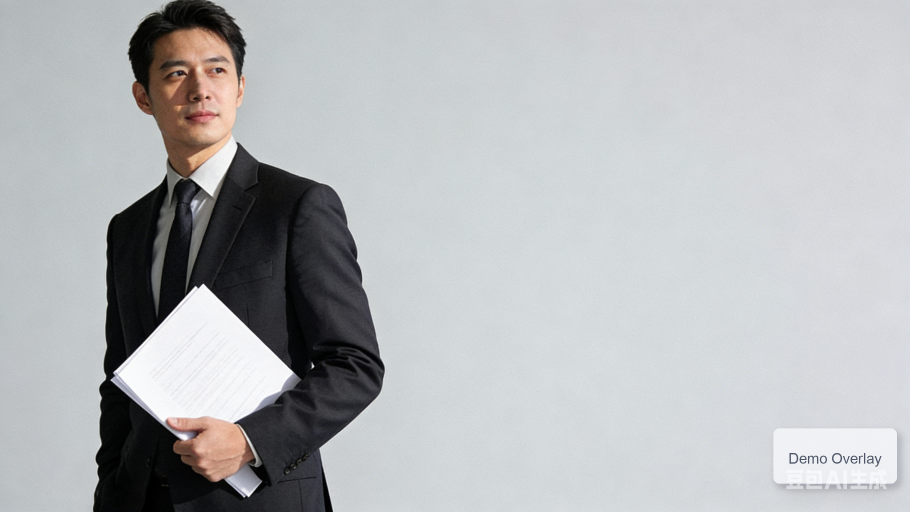
#> input picture assets/example_people_overlay.png, 2730 x 1535 px (shown at 1/3 size)
$ python remove_watermark.py --input assets/example_people_overlay.png --output out.png --mode 1   (older library calls are emulated)
#> lines starting #> are read from the running program, lines starting #| are printed output that depends on the picture
#> in main, image is the input picture: shape (1535, 2730, 3); mean B, G, R 184.9, 183.1, 180.8
#!/usr/bin/env python3
import argparse
from pathlib import Path
from typing import Optional

import cv2
import numpy as np


def parse_args() -> argparse.Namespace:
    parser = argparse.ArgumentParser(
        description="去水印工具：mode=1 适合角落水印，mode=2 适合平铺水印。"
    )
    parser.add_argument("-i", "--input", required=True, help="输入图片路径")
    parser.add_argument("-o", "--output", required=True, help="输出图片路径")
    parser.add_argument(
        "-m",
        "--mode",
        required=True,
        type=int,
        choices=[1, 2],
        help="1=角落水印，2=平铺水印",
    )
    parser.add_argument(
        "--mask-output",
        help="可选：输出识别到的水印掩码，便于调参",
    )
    parser.add_argument(
        "--corner-ratio",
        type=float,
        default=0.24,
        help="mode=1 时每个角落参与检测的区域比例，默认 0.24",
    )
    parser.add_argument(
        "--strength",
        type=float,
        default=1.0,
        help="掩码强度系数，越大越激进，默认 1.0",
    )
    parser.add_argument(
        "--corner",
        choices=["all", "top-left", "top-right", "bottom-left", "bottom-right"],
        default="all",
        help="mode=1 时指定处理哪个角，默认 all",
    )
    parser.add_argument(
        "--roi",
        help="可选：手动指定处理区域，格式 x,y,w,h；mode=1 时会优先使用该区域",
    )
    return parser.parse_args()


def ensure_uint8_mask(mask: np.ndarray) -> np.ndarray:
    mask = np.where(mask > 0, 255, 0).astype(np.uint8)
    return mask


# [23 lines left out: functions remove_small_components, component_boxes, not called in this run]


def percentile_threshold(arr: np.ndarray, q: float, fallback: int = 0) -> int:
    if arr.size == 0:
        return fallback
    return int(np.percentile(arr, q))


def parse_roi(roi_text: Optional[str], width: int, height: int) -> Optional[tuple[int, int, int, int]]:
    if not roi_text:
        return None
    parts = [part.strip() for part in roi_text.split(",")]
    if len(parts) != 4:
        raise SystemExit("--roi 格式必须是 x,y,w,h")

    try:
        x, y, w, h = [int(part) for part in parts]
    except ValueError as exc:
        raise SystemExit("--roi 必须是整数: x,y,w,h") from exc

    if w <= 0 or h <= 0:
        raise SystemExit("--roi 的 w 和 h 必须大于 0")

    x1 = max(0, x)
    y1 = max(0, y)
    x2 = min(width, x1 + w)
    y2 = min(height, y1 + h)
    if x2 <= x1 or y2 <= y1:
        raise SystemExit("--roi 超出图片范围")

    return x1, y1, x2, y2


def component_mask_from_seed(seed_mask: np.ndarray, candidate_mask: np.ndarray) -> np.ndarray:
    num_labels, labels, stats, _ = cv2.connectedComponentsWithStats(candidate_mask, 8)
    keep = np.zeros_like(candidate_mask)
    min_area = max(12, int(candidate_mask.size * 0.00025))
    max_area = max(min_area + 1, int(candidate_mask.size * 0.45))

    for label in range(1, num_labels):
        area = int(stats[label, cv2.CC_STAT_AREA])
        if area < min_area or area > max_area:
            continue
        component = labels == label
        if np.any(seed_mask[component] > 0):
            keep[component] = 255

    return keep


def expand_seed_mask(mask: np.ndarray, kernel_size: int, blur_sigma: float, threshold: int) -> np.ndarray:
    expanded = cv2.dilate(
        mask,
        cv2.getStructuringElement(cv2.MORPH_ELLIPSE, (kernel_size, kernel_size)),
        iterations=1,
    )
    expanded = cv2.GaussianBlur(expanded, (0, 0), blur_sigma)
    _, expanded = cv2.threshold(expanded, threshold, 255, cv2.THRESH_BINARY)
    return expanded.astype(np.uint8)


def odd_kernel(size: int) -> int:
    return size if size % 2 == 1 else size + 1


def shifted_mask(mask: np.ndarray, dx: int, dy: int) -> np.ndarray:
    matrix = np.float32([[1, 0, dx], [0, 1, dy]])
    return cv2.warpAffine(mask, matrix, (mask.shape[1], mask.shape[0]))


def filter_corner_components(mask: np.ndarray, corner_name: str) -> np.ndarray:
    roi_h, roi_w = mask.shape[:2]
    keep = np.zeros_like(mask)
    num_labels, labels, stats, _ = cv2.connectedComponentsWithStats(mask, 8)
    edge_margin = max(8, min(roi_w, roi_h) // 7)
    max_area = int(roi_w * roi_h * 0.08)

    for label in range(1, num_labels):
        area = int(stats[label, cv2.CC_STAT_AREA])
        if area <= 0 or area > max_area:
            continue

        x = int(stats[label, cv2.CC_STAT_LEFT])
        y = int(stats[label, cv2.CC_STAT_TOP])
        w = int(stats[label, cv2.CC_STAT_WIDTH])
        h = int(stats[label, cv2.CC_STAT_HEIGHT])

        touches_outer_edge = False
        if corner_name == "top-left":
            touches_outer_edge = x <= edge_margin or y <= edge_margin
        elif corner_name == "top-right":
            touches_outer_edge = x + w >= roi_w - edge_margin or y <= edge_margin
        elif corner_name == "bottom-left":
            touches_outer_edge = x <= edge_margin or y + h >= roi_h - edge_margin
        else:
            touches_outer_edge = x + w >= roi_w - edge_margin or y + h >= roi_h - edge_margin

        if touches_outer_edge:
            keep[labels == label] = 255

    return keep


def build_low_contrast_mask(roi: np.ndarray, strength: float) -> np.ndarray:
    gray = cv2.cvtColor(roi, cv2.COLOR_BGR2GRAY)
    hsv = cv2.cvtColor(roi, cv2.COLOR_BGR2HSV)
    sat = hsv[:, :, 1]
    val = hsv[:, :, 2]
    kernel_size = odd_kernel(max(15, min(roi.shape[:2]) // 8))
    background = cv2.morphologyEx(
        gray,
        cv2.MORPH_OPEN,
        cv2.getStructuringElement(cv2.MORPH_ELLIPSE, (kernel_size, kernel_size)),
    )
    background = cv2.GaussianBlur(background, (0, 0), max(3.0, kernel_size / 6.0))
    bright_diff = cv2.subtract(gray, background)

    value_thresh = percentile_threshold(val, max(68, 84 - int(strength * 8)), 220)
    seed_thresh = percentile_threshold(bright_diff, max(95, 99 - int(strength * 3)), 6)
    grow_thresh = percentile_threshold(bright_diff, max(80, 90 - int(strength * 6)), 3)
    sat_thresh = percentile_threshold(sat, min(45, 24 + int(strength * 10)), 28)

    seed = np.logical_and(bright_diff >= max(4, seed_thresh), val >= max(230, value_thresh))
    seed = np.logical_and(seed, sat <= max(20, sat_thresh))

    candidate = np.logical_and(bright_diff >= max(2, grow_thresh), val >= max(210, value_thresh - 10))
    candidate = np.logical_and(candidate, sat <= max(28, sat_thresh + 6))

    seed_mask = ensure_uint8_mask(seed)
    candidate_mask = ensure_uint8_mask(candidate)
    component_mask = component_mask_from_seed(seed_mask, candidate_mask)
    component_mask = cv2.morphologyEx(
        component_mask, cv2.MORPH_CLOSE, cv2.getStructuringElement(cv2.MORPH_ELLIPSE, (7, 7))
    )
    text_mask = expand_seed_mask(component_mask, 17, 6.0, 14)

    shadow_seed = cv2.dilate(
        shifted_mask(text_mask, dx=max(2, int(3 * strength)), dy=max(6, int(8 * strength))),
        cv2.getStructuringElement(cv2.MORPH_ELLIPSE, (21, 11)),
        iterations=1,
    )
    shadow_seed = cv2.GaussianBlur(shadow_seed, (0, 0), 6.0)
    _, shadow_seed = cv2.threshold(shadow_seed, 20, 255, cv2.THRESH_BINARY)

    gray = cv2.cvtColor(roi, cv2.COLOR_BGR2GRAY)
    shadow_kernel = cv2.getStructuringElement(cv2.MORPH_ELLIPSE, (odd_kernel(max(15, roi.shape[1] // 18)), 9))
    local_bg = cv2.morphologyEx(gray, cv2.MORPH_OPEN, shadow_kernel)
    dark_diff = cv2.subtract(local_bg, gray)
    shadow_candidate = ensure_uint8_mask(dark_diff >= max(2, percentile_threshold(dark_diff, 70, 3)))
    shadow_candidate = cv2.morphologyEx(
        shadow_candidate, cv2.MORPH_CLOSE, cv2.getStructuringElement(cv2.MORPH_ELLIPSE, (13, 7))
    )
    shadow_mask = ensure_uint8_mask(np.logical_and(shadow_seed > 0, shadow_candidate > 0))

    return ensure_uint8_mask(np.logical_or(text_mask > 0, shadow_mask > 0))


# [21 lines left out: function estimate_smooth_background, not called in this run]


def mask_bounding_box(mask: np.ndarray) -> Optional[tuple[int, int, int, int]]:
    ys, xs = np.where(mask > 0)
    if xs.size == 0 or ys.size == 0:
        return None
    return int(xs.min()), int(ys.min()), int(xs.max()) + 1, int(ys.max()) + 1


# [73 lines left out: functions adjust_patch_to_target, nearby_patch_candidates, not called in this run]


def expanded_replacement_box(
    mask: np.ndarray,
    image_shape: tuple[int, int, int],
) -> Optional[tuple[int, int, int, int]]:
    bbox = mask_bounding_box(mask)
    if bbox is None:
        return None

    x1, y1, x2, y2 = bbox
    img_h, img_w = image_shape[:2]
    corner = infer_corner(x1, y1, x2, y2, img_w, img_h)

    left_pad = 18
    right_pad = 18
    top_pad = 18
    bottom_pad = 18

    if corner == "bottom-right":
        left_pad, right_pad, top_pad, bottom_pad = 18, 22, 18, 52
    elif corner == "bottom-left":
        left_pad, right_pad, top_pad, bottom_pad = 22, 18, 18, 52
    elif corner == "top-right":
        left_pad, right_pad, top_pad, bottom_pad = 18, 22, 52, 18
    else:
        left_pad, right_pad, top_pad, bottom_pad = 22, 18, 52, 18

    return clip_box(x1 - left_pad, y1 - top_pad, x2 + right_pad, y2 + bottom_pad, img_w, img_h)


# [24 lines left out: function search_ranges_for_corner, not called in this run]


def replace_from_nearby_patch(image: np.ndarray, mask: np.ndarray) -> Optional[np.ndarray]:
    target_box = expanded_replacement_box(mask, image.shape)
    if target_box is None:
        return image.copy()

    best_score = float("inf")
    best_patch: Optional[np.ndarray] = None
    x1, y1, x2, y2 = target_box
    h = y2 - y1
    w = x2 - x1
    x_range, y_range = search_ranges_for_corner(target_box, image.shape)

    for sy1 in y_range:
        sy2 = sy1 + h
        if sy2 > image.shape[0]:
            continue
        for sx1 in x_range:
            sx2 = sx1 + w
            if sx2 > image.shape[1]:
                continue
            overlap = mask[sy1:sy2, sx1:sx2]
            if np.count_nonzero(overlap) > overlap.size * 0.01:
                continue
            source_box = (sx1, sy1, sx2, sy2)
            score = score_source_patch(image, target_box, source_box)
            if score < best_score:
                best_score = score
                best_patch = image[sy1:sy2, sx1:sx2].copy()

    if best_patch is None:
        return None

    best_patch = adjust_patch_to_target(image, best_patch, target_box)
    x1, y1, x2, y2 = target_box
    local_mask = mask[y1:y2, x1:x2]
    blend_mask = cv2.dilate(
        local_mask,
        cv2.getStructuringElement(cv2.MORPH_ELLIPSE, (41, 41)),
        iterations=1,
    )
    alpha = cv2.GaussianBlur(blend_mask.astype(np.float32) / 255.0, (0, 0), 16.0)
    alpha = np.clip(alpha[..., None], 0.0, 1.0)
    result = image.copy().astype(np.float32)
    result[y1:y2, x1:x2] = (
        result[y1:y2, x1:x2] * (1.0 - alpha) + best_patch.astype(np.float32) * alpha
    )
    return np.clip(result, 0, 255).astype(np.uint8)


def smooth_shadow_band(image: np.ndarray, text_mask: np.ndarray) -> np.ndarray:
    bbox = mask_bounding_box(text_mask)
    if bbox is None:
        return image

    x1, y1, x2, y2 = bbox
    bx1 = max(0, x1 - 8)
    bx2 = min(image.shape[1], x2 + 10)
    by1 = min(image.shape[0], y1 + int((y2 - y1) * 0.60))
    by2 = min(image.shape[0], y2 + 10)

    if by1 <= 14 or by2 + 14 >= image.shape[0] or bx2 <= bx1:
        return image

    result = image.astype(np.float32).copy()
    src_top = result[by1 - 14:by1, bx1:bx2].mean(axis=0)
    src_bottom = result[by2:by2 + 14, bx1:bx2].mean(axis=0)
    height = max(1, by2 - by1)

    for i, yy in enumerate(range(by1, by2)):
        t = (i + 0.5) / height
        target = src_top * (1.0 - t) + src_bottom * t
        alpha = 0.75
        result[yy, bx1:bx2] = result[yy, bx1:bx2] * (1.0 - alpha) + target * alpha

    for extra in range(1, 10):
        alpha = 0.75 * (1.0 - extra / 10.0)
        yy_top = by1 - extra
        yy_bottom = by2 + extra - 1
        if yy_top >= 0:
            result[yy_top, bx1:bx2] = result[yy_top, bx1:bx2] * (1.0 - alpha) + src_top * alpha
        if yy_bottom < image.shape[0]:
            result[yy_bottom, bx1:bx2] = result[yy_bottom, bx1:bx2] * (1.0 - alpha) + src_bottom * alpha

    return np.clip(result, 0, 255).astype(np.uint8)


def build_corner_roi_mask(roi: np.ndarray, corner_name: str, strength: float) -> np.ndarray:
    mask = build_low_contrast_mask(roi, strength)
    return filter_corner_components(mask, corner_name)


# [7 lines left out: function build_roi_mask, not called in this run]


def build_corner_mask(
    image: np.ndarray,
    corner_ratio: float,
    strength: float,
    selected_corner: str,
) -> np.ndarray:
#> called with corner_ratio = 0.24, strength = 1, selected_corner = 'all'
    h, w = image.shape[:2]
#> h = 1535; w = 2730
    corner_h = max(24, int(h * corner_ratio))
#> corner_h = 368
    corner_w = max(24, int(w * corner_ratio))
#> corner_w = 655
    mask = np.zeros((h, w), dtype=np.uint8)

    corners = [
        ("top-left", 0, corner_h, 0, corner_w),
        ("top-right", 0, corner_h, w - corner_w, w),
        ("bottom-left", h - corner_h, h, 0, corner_w),
        ("bottom-right", h - corner_h, h, w - corner_w, w),
    ]

    for corner_name, y1, y2, x1, x2 in corners:
        if selected_corner != "all" and corner_name != selected_corner:
            continue
        roi = image[y1:y2, x1:x2]
        roi_mask = build_corner_roi_mask(roi, corner_name, strength)
        mask[y1:y2, x1:x2] = np.maximum(mask[y1:y2, x1:x2], roi_mask)
#> this loop made 4 passes
#> pass 1, in build_corner_mask, `roi = image[y1:y2, x1:x2]`:
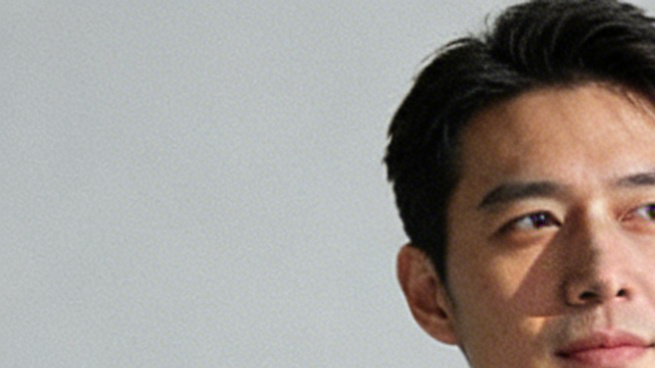
#> roi: shape (368, 655, 3); mean B, G, R 145.6, 150.1, 156.5
#> pass 1, in build_low_contrast_mask, `gray = cv2.cvtColor(roi, cv2.COLOR_BGR2GRAY)`:
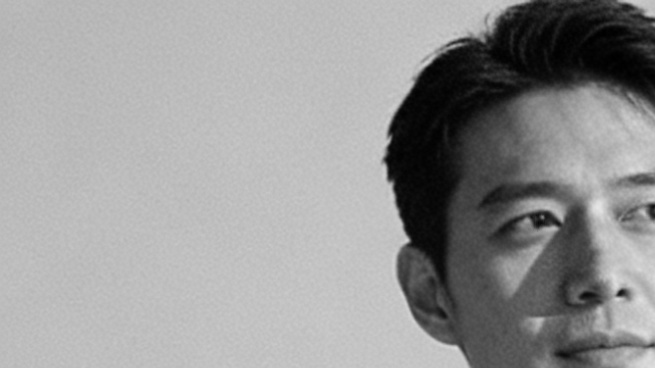
#> gray: shape (368, 655); min 0, max 230, mean 151.5
#> pass 1, in build_low_contrast_mask, `sat = hsv[:, :, 1]`:
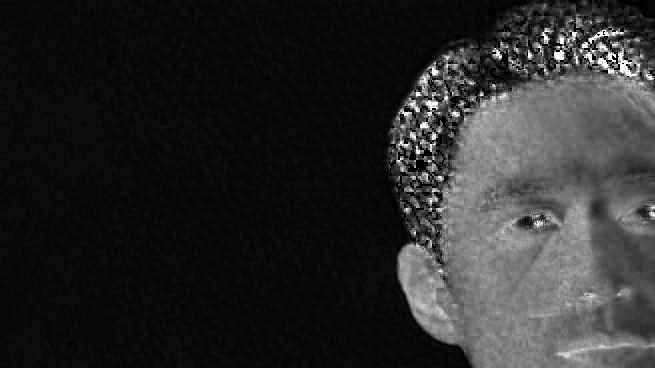
#> sat: shape (368, 655); min 0, max 255, mean 42.3
#> after the loop: mask: shape (1535, 2730); every value is 0
#> after the loop:
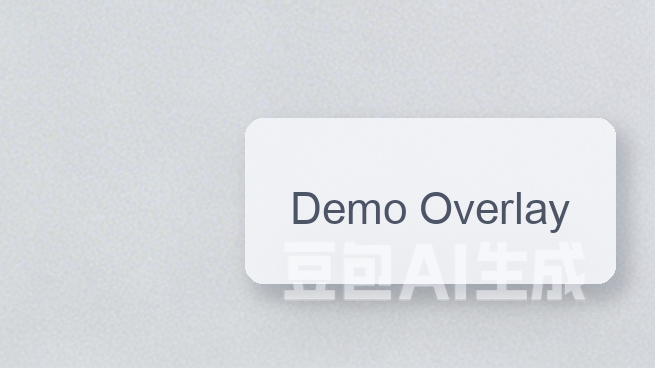
#> roi: shape (368, 655, 3); mean B, G, R 224.1, 219.9, 216.9

    return mask


def clip_box(x1: int, y1: int, x2: int, y2: int, width: int, height: int) -> tuple[int, int, int, int]:
    return max(0, x1), max(0, y1), min(width, x2), min(height, y2)


def expand_box(x: int, y: int, w: int, h: int, width: int, height: int, pad: int) -> tuple[int, int, int, int]:
    return clip_box(x - pad, y - pad, x + w + pad, y + h + pad, width, height)


# [192 lines left out: functions infer_corner, border_difference, score_source_patch, candidate_offsets, find_source_patch, blend_patch and 2 more, not called in this run]


def inpaint_image(image: np.ndarray, mask: np.ndarray) -> np.ndarray:
    return cv2.inpaint(image, mask, 5, cv2.INPAINT_TELEA)


def main() -> None:
    args = parse_args()
    input_path = Path(args.input)
    output_path = Path(args.output)
    corner_ratio = min(max(args.corner_ratio, 0.05), 0.45)
    strength = max(args.strength, 0.2)

    image = cv2.imread(str(input_path), cv2.IMREAD_COLOR)
    if image is None:
        raise SystemExit(f"无法读取图片: {input_path}")
    roi_box = parse_roi(args.roi, image.shape[1], image.shape[0])

    if args.mode == 1:
        mask = build_roi_mask(image, roi_box, strength) if roi_box else build_corner_mask(
            image, corner_ratio, strength, args.corner
        )
        result = replace_from_nearby_patch(image, mask)
#> in mask_bounding_box, `ys, xs = np.where(mask > 0)`: ys = empty array
        if result is None:
            result = estimate_smooth_background(image, mask)
        result = smooth_shadow_band(result, mask)
    else:
        mask = build_tiled_mask(image, strength)
        result = inpaint_image(image, mask)
    output_path.parent.mkdir(parents=True, exist_ok=True)
    if not cv2.imwrite(str(output_path), result):
        raise SystemExit(f"输出失败: {output_path}")

    if args.mask_output:
        mask_output = Path(args.mask_output)
        mask_output.parent.mkdir(parents=True, exist_ok=True)
        if not cv2.imwrite(str(mask_output), mask):
            raise SystemExit(f"掩码输出失败: {mask_output}")

    print(f"已完成，输出文件: {output_path}")
    print(f"模式: {args.mode}")
    print(f"识别掩码像素占比: {np.count_nonzero(mask) / mask.size:.4f}")
#| 识别掩码像素占比: 0.0000


if __name__ == "__main__":
    main()
